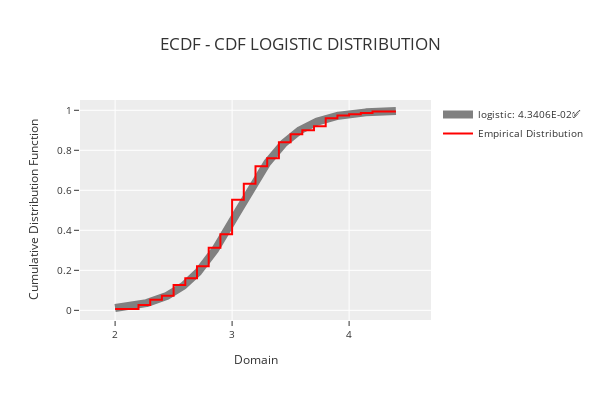

Notebook source saved alongside this figure:
### Code cell
phitter_cont.plot_ecdf_distribution("logistic")

### Figure 1 — Plotly figure (JSON) as saved in the notebook; plotly's stock layout.template omitted (floating-point values rounded to 4 significant figures; data arrays with more than 128 entries replaced by an {"elided": "..."} marker saying what was removed)
{"data": [{"line": {"color": "rgba(128,128,128,1)", "width": 8}, "mode": "lines", "name": "logistic: 4.3406E-02✅", "type": "scatter", "x": {"elided": "1000 float values"}, "y": {"elided": "1000 float values"}}, {"line": {"color": "rgba(255,0,0,1)", "width": 2}, "mode": "lines", "name": "Empirical Distribution", "showlegend": true, "type": "scatter", "x": [2, 2.2, 2.2, 2.3, 2.3, 2.4, 2.4, 2.5, 2.5, 2.6, 2.6, 2.7, 2.7, 2.8, 2.8, 2.9, 2.9, 3, 3, 3.1, 3.1, 3.2, 3.2, 3.3, 3.3, 3.4, 3.4, 3.5, 3.5, 3.6, 3.6, 3.7, 3.7, 3.8, 3.8, 3.9, 3.9, 4, 4, 4.1, 4.1, 4.2, 4.2, 4.4], "y": [0.006667, 0.006667, 0.02667, 0.02667, 0.05333, 0.05333, 0.07333, 0.07333, 0.1267, 0.1267, 0.16, 0.16, 0.22, 0.22, 0.3133, 0.3133, 0.38, 0.38, 0.5533, 0.5533, 0.6333, 0.6333, 0.72, 0.72, 0.76, 0.76, 0.84, 0.84, 0.88, 0.88, 0.9, 0.9, 0.92, 0.92, 0.96, 0.96, 0.9733, 0.9733, 0.98, 0.98, 0.9867, 0.9867, 0.9933, 0.9933, 1]}], "layout": {"height": 400, "legend": {"font": {"size": 10}, "orientation": "v", "title": {"font": {"size": 10}}, "xanchor": "left", "y": 1, "yanchor": "auto"}, "title": {"text": "ECDF - CDF LOGISTIC DISTRIBUTION"}, "width": 600, "xaxis": {"range": [1.7, 4.7], "tickfont": {"size": 10}, "title": {"font": {"size": 12}, "text": "Domain"}}, "yaxis": {"tickfont": {"size": 10}, "title": {"font": {"size": 12}, "text": "Cumulative Distribution Function"}}}}
